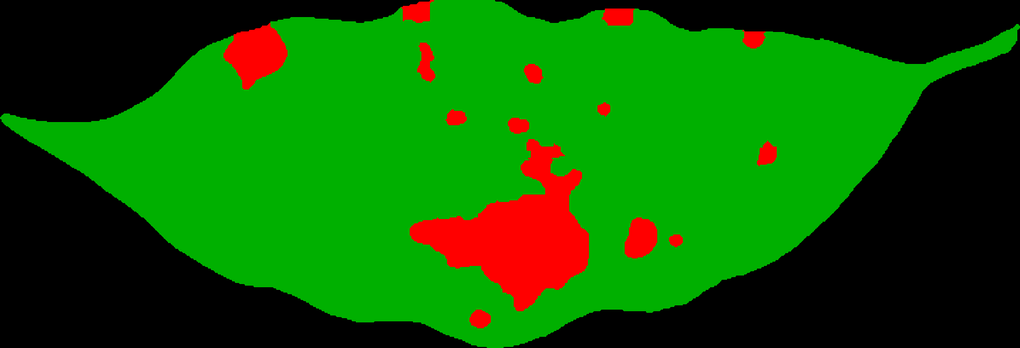
#> input picture data/processed/annotations/test/1034_mask.png, 1020 x 348 px, shrunk from 1912 x 653 before the run, given as the content of the folder wnloads/lara2018-master/segmentation/dataset/annotations/val, which was not available
$ python binarize.py
#> lines starting #> are read from the running program, lines starting #| are printed output that depends on the picture; after the words box and inside, x2 and y2 are one past the last pixel; in counts of white or black regions, pixels touching at a corner belong together
import os
import cv2 as cv
import matplotlib.pyplot as plt

base_directory = '/home/frexg/Downloads/lara2018-master/segmentation/dataset'

annotations_directory = os.path.join(base_directory, 'annotations')
images_directory = os.path.join(base_directory, 'images')
output_directory = os.path.join(base_directory, 'validation_binary_sens')

for dirpath, dirnames, filename in os.walk(f'{annotations_directory}/val'):
    for im in filename:
        image = cv.imread(f'{dirpath}/{im}')
#> image is the input picture: shape (348, 1020, 3); mean B, G, R 0, 92.6, 14.9
        mask = cv.inRange(image, (0, 0, 0), (0, 176, 0))
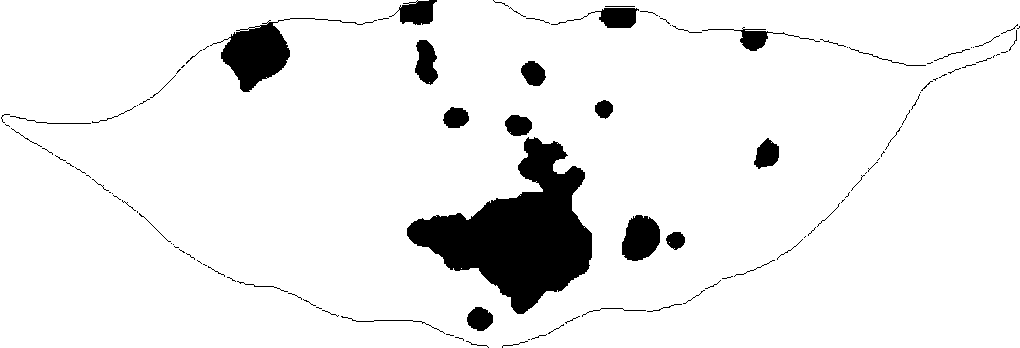
#> mask: shape (348, 1020); 92.4% white; 112 black regions (72 under 20 px), largest, box (x1, y1, x2, y2) and area: (407, 137, 592, 314) 15269, (210, 18, 377, 92) 3144, (622, 215, 660, 261) 1338
        mask = cv.bitwise_not(mask)
        cv.imwrite(os.path.join(output_directory, im), mask)

$ run again, on data/processed/annotations/val/1012_mask.png
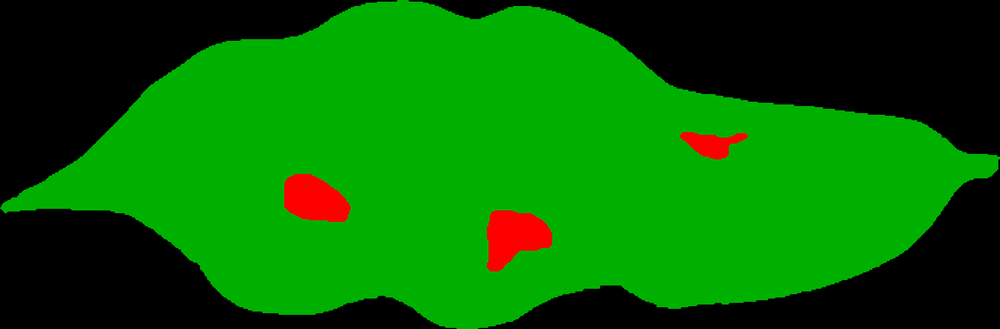
#> input picture data/processed/annotations/val/1012_mask.png, 1000 x 329 px, shrunk from 1840 x 605 before the run
#> image is the input picture: shape (329, 1000, 3); mean B, G, R 0, 103.7, 4.7
#> `mask = cv.inRange(image, (0, 0, 0), (0, 176, 0))`:
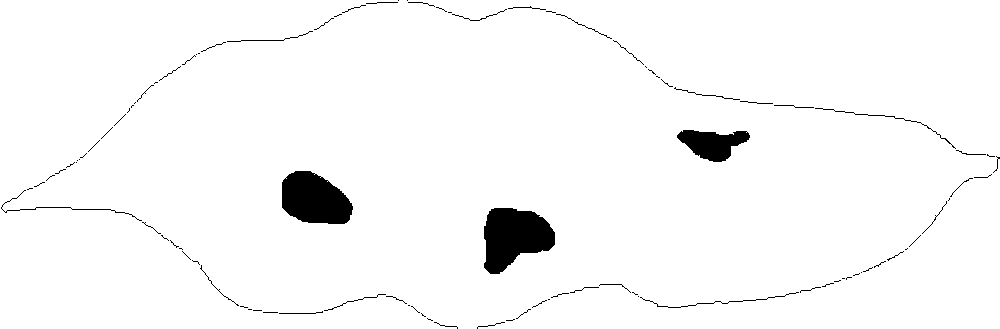
#> mask: shape (329, 1000); 97.1% white; 98 black regions (62 under 20 px), largest, box (x1, y1, x2, y2) and area: (484, 208, 555, 274) 3246, (282, 171, 353, 224) 2847, (677, 130, 750, 162) 1429
